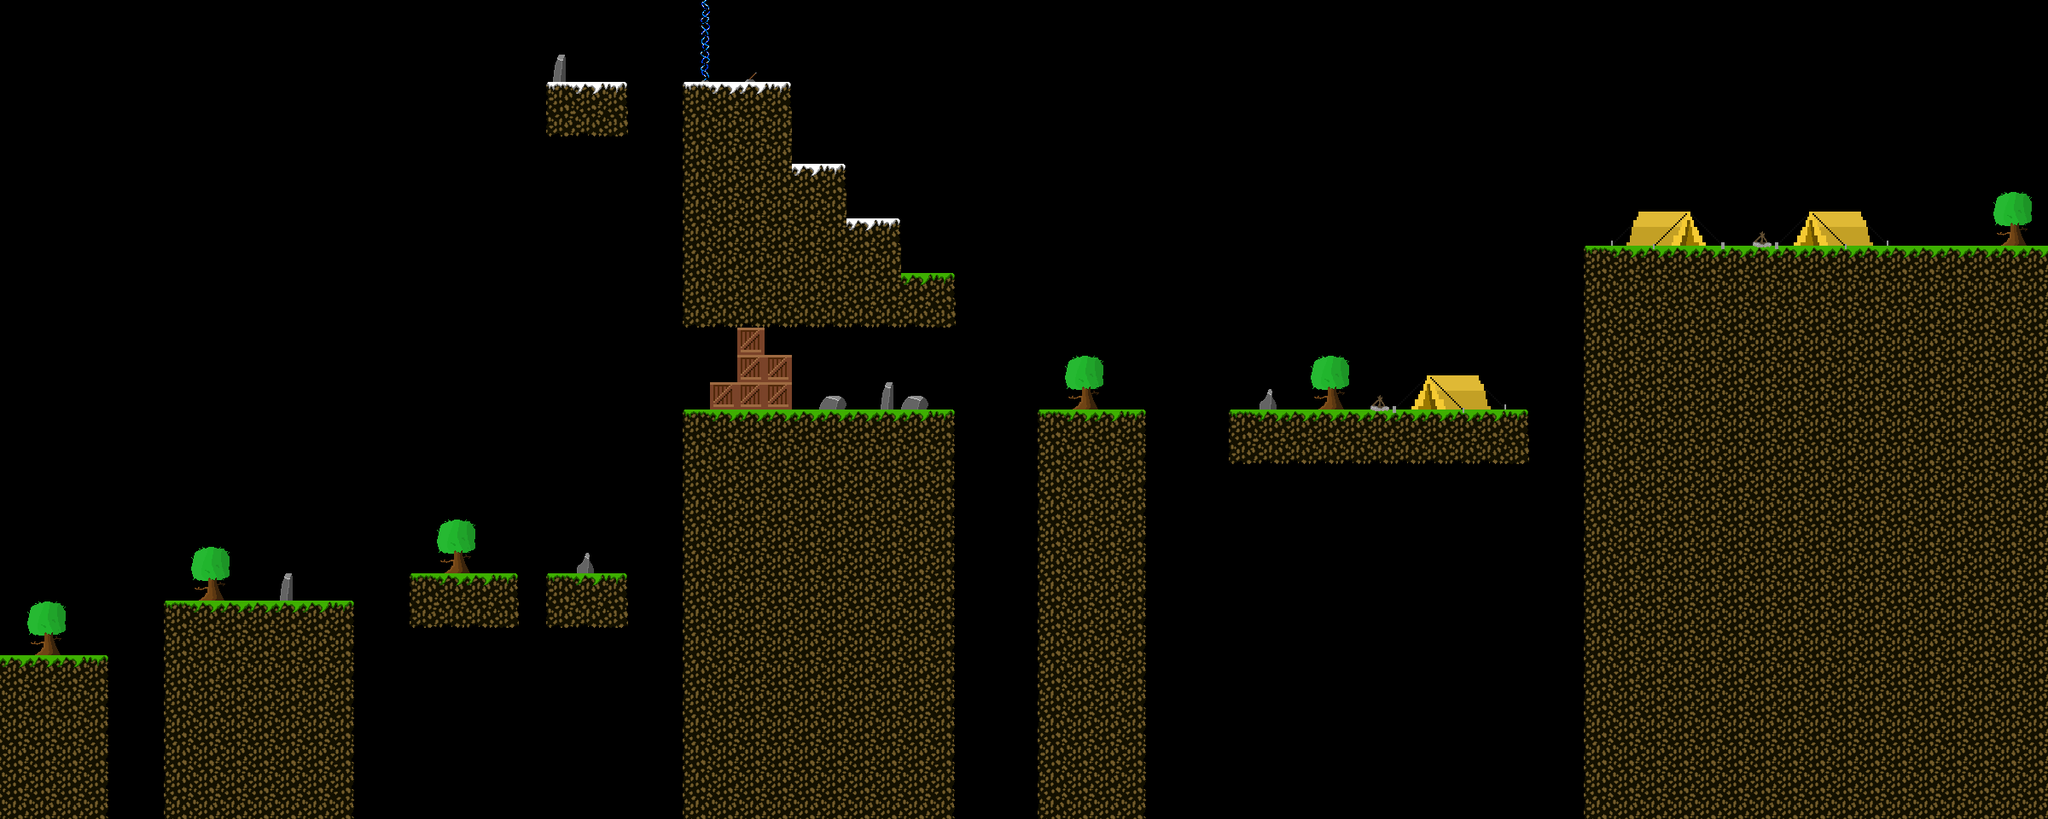

This is a level from a 2D game, rendered from its Tiled map with the project's own tilesets. A one-line summary and the map file follow, with tile-layer data summarised:
An orthogonal 75x30 tile map with 32x32 px tiles, 2 tile layers (ground, props).

<map version="1.4" tiledversion="1.4.2" orientation="orthogonal" renderorder="right-down" width="75" height="30" tilewidth="32" tileheight="32" infinite="0" nextlayerid="6" nextobjectid="1">
 <tileset firstgid="1" name="tileset" tilewidth="32" tileheight="32" tilecount="2670" columns="89">
  <image source="tileset.png" width="2848" height="960" />
  <tile id="90">
   <properties>
    <property name="collides" type="bool" value="true" />
   </properties>
  </tile>
  <tile id="91">
   <properties>
    <property name="collides" type="bool" value="true" />
   </properties>
  </tile>
  <tile id="92">
   <properties>
    <property name="collides" type="bool" value="true" />
   </properties>
  </tile>
  <tile id="179">
   <properties>
    <property name="collides" type="bool" value="true" />
   </properties>
  </tile>
  <tile id="180">
   <properties>
    <property name="collides" type="bool" value="true" />
   </properties>
  </tile>
  <tile id="181">
   <properties>
    <property name="collides" type="bool" value="true" />
   </properties>
  </tile>
  <tile id="268">
   <properties>
    <property name="collides" type="bool" value="true" />
   </properties>
  </tile>
  <tile id="269">
   <properties>
    <property name="collides" type="bool" value="true" />
   </properties>
  </tile>
  <tile id="270">
   <properties>
    <property name="collides" type="bool" value="true" />
   </properties>
  </tile>
  <tile id="446">
   <properties>
    <property name="collides" type="bool" value="true" />
   </properties>
  </tile>
  <tile id="447">
   <properties>
    <property name="collides" type="bool" value="true" />
   </properties>
  </tile>
  <tile id="448">
   <properties>
    <property name="collides" type="bool" value="true" />
   </properties>
  </tile>
  <tile id="449">
   <properties>
    <property name="collides" type="bool" value="true" />
   </properties>
  </tile>
  <tile id="455">
   <properties>
    <property name="collides" type="bool" value="true" />
   </properties>
  </tile>
  <tile id="535">
   <properties>
    <property name="collides" type="bool" value="true" />
   </properties>
  </tile>
  <tile id="536">
   <properties>
    <property name="collides" type="bool" value="true" />
   </properties>
  </tile>
  <tile id="537">
   <properties>
    <property name="collides" type="bool" value="true" />
   </properties>
  </tile>
  <tile id="544">
   <properties>
    <property name="collides" type="bool" value="true" />
   </properties>
  </tile>
  <tile id="624">
   <properties>
    <property name="collides" type="bool" value="true" />
   </properties>
  </tile>
  <tile id="625">
   <properties>
    <property name="collides" type="bool" value="true" />
   </properties>
  </tile>
  <tile id="626">
   <properties>
    <property name="collides" type="bool" value="true" />
   </properties>
  </tile>
  <tile id="633">
   <properties>
    <property name="collides" type="bool" value="true" />
   </properties>
  </tile>
  <tile id="717">
   <properties>
    <property name="collides" type="bool" value="true" />
   </properties>
  </tile>
  <tile id="719">
   <properties>
    <property name="collides" type="bool" value="true" />
   </properties>
  </tile>
  <tile id="720">
   <properties>
    <property name="collides" type="bool" value="true" />
   </properties>
  </tile>
 </tileset>
 <layer id="1" name="ground" width="75" height="30">
  <data>[2250 cells, 759 non-empty, 17 distinct tile ids]</data>
 </layer>
 <layer id="4" name="props" width="75" height="30">
  <data>[2250 cells, 80 non-empty, 39 distinct tile ids]</data>
 </layer>
</map>
